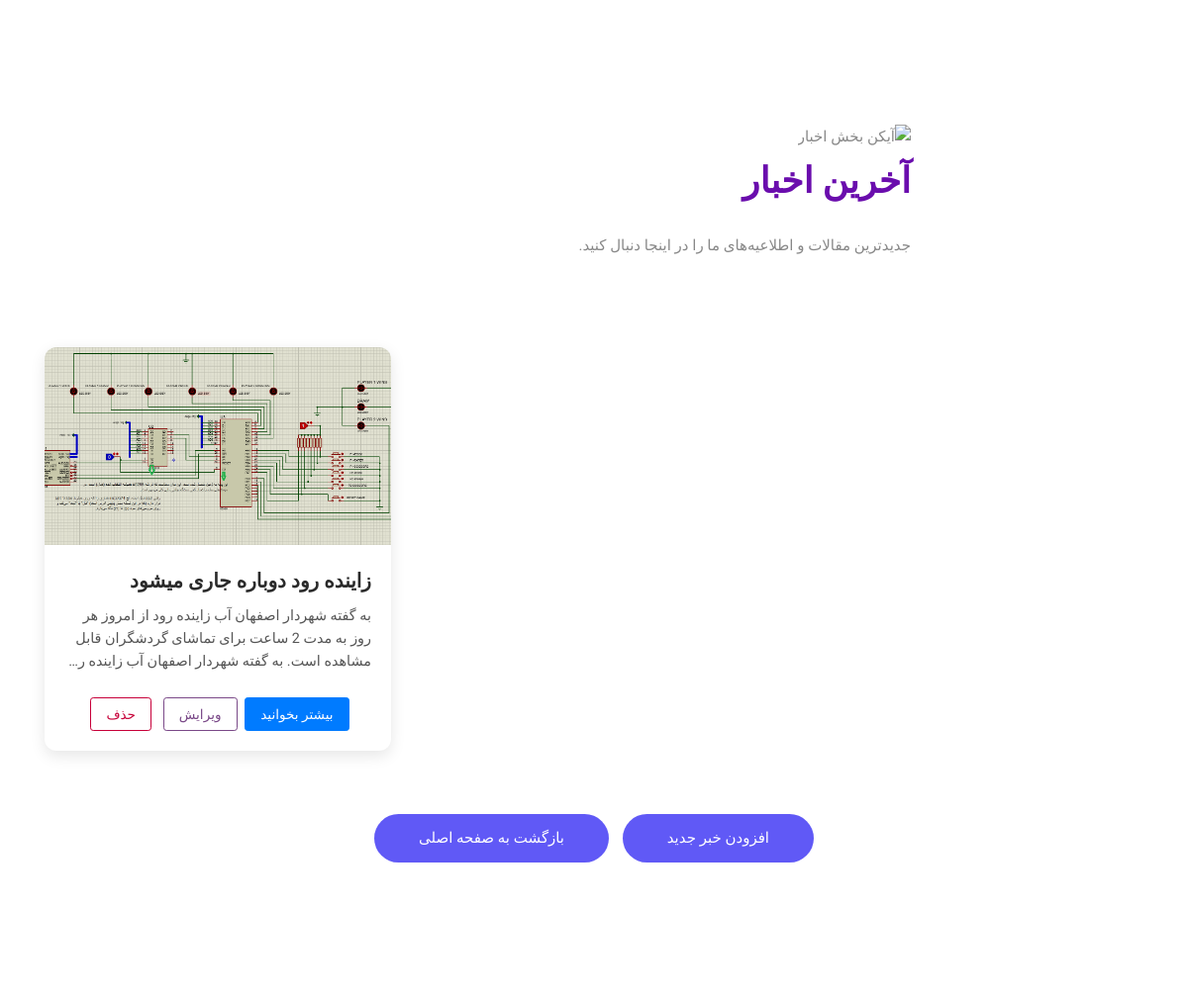
Before: /news/newspage/ (signed in, middle part) with the older database file.
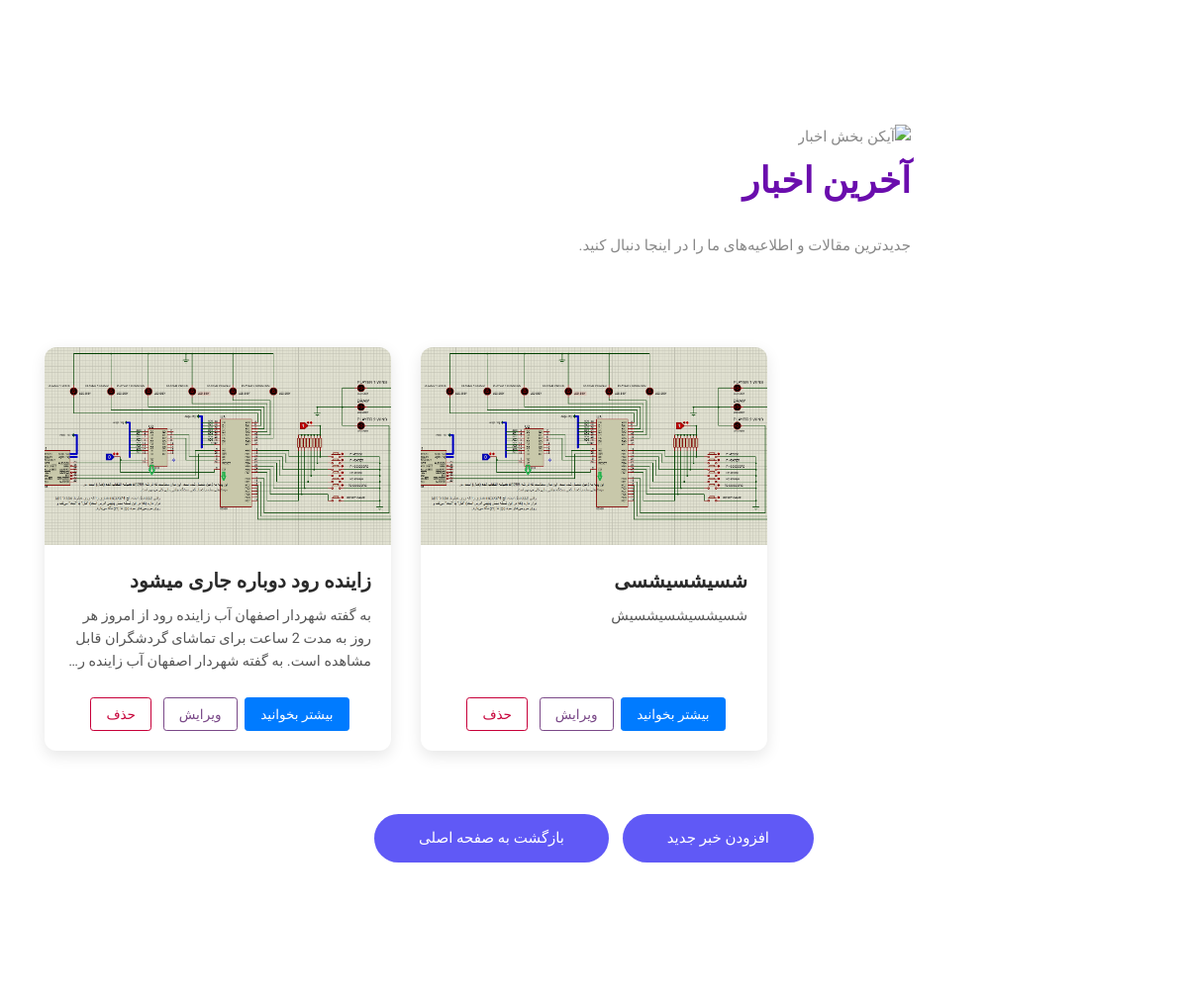
After: the same page with the newer database file.
### news/models.py (models this page shows, shortened)
class News(models.Model):
    title_news = models.CharField('Title', max_length=50, null=True, blank=True)
    description_news = models.TextField(null=True, blank=True)  # افزایش طول توصیف
    image_news = models.ImageField(upload_to='tourr/', null=True, blank=True)  # تغییر نام پوشه به news
    owner = models.ForeignKey(User, on_delete=models.CASCADE, null=True, related_name='user_news')  # ارتباط با مدل کاربر

### news/views.py (the view)
# urls.py: path('newspage/', views.news_list, name='news_list'),
@login_required
def news_list(request):
    news_items = News.objects.all()
    return render(request, 'safario/blog.html', {'news_items': news_items})

### tour/templates/safario/blog.html (shortened to what this page needs)
{% extends 'safario/base.html' %}
{% load static %}
{% block content %}
    <section class="section-margin news-card-section">
        <div class="container">
            <div class="section-intro text-center pb-90px">
                <img class="section-intro-img" src="{% static 'safario/img/home/section-icon.png' %}"
                     alt="آیکن بخش اخبار">
                <h2 class="page-header-title">آخرین اخبار</h2>
                <p>جدیدترین مقالات و اطلاعیه‌های ما را در اینجا دنبال کنید.</p>
            </div>
            <div class="row">
                {% for news_item in news_items %}
                    <div class="col-md-6 col-lg-4 mb-4">
                        <div class="news-card">
                            <div class="news-card-img-container">
                                {% if news_item.image_news %}
                                    <img src="{{ news_item.image_news.url }}" alt="{{ news_item.title_news }}">
                                {% else %}
                                    <img src="{% static 'safario/img/default_news_image.png' %}"
                                         alt="تصویر پیش‌فرض خبر">
                                {% endif %}
                            </div>
                            <div class="news-card-body">
                                <div>
                                    <h4>
                                        <a href="{% url 'news:news_detail' news_item.id %}">{{ news_item.title_news }}</a>
                                    </h4>
                                    <p class="news-description">{{ news_item.description_news|truncatewords:30 }}</p>
                                </div>
                                <div class="news-card-actions">
                                    <a href="{% url 'news:news_detail' news_item.id %}" class="btn btn-sm btn-primary">بیشتر
                                        بخوانید</a>
                                    {% if user.is_authenticated and user.email == "aminhosseini822003@gmail.com" %}
                                        <a href="{% url 'news:edit_news' news_item.id %}"
                                           class="btn btn-sm btn-outline-primary mx-1">ویرایش</a>
                                        <form action="{% url 'news:delete_news' news_item.id %}" method="POST"
                                              style="display:inline;">
                                            <button type="submit" class="btn btn-sm btn-outline-danger mx-1"
                                                    onclick="return confirm('آیا از حذف این خبر مطمئن هستید؟');">حذف
                                            </button>
                                        </form>
                                    {% endif %}
                                </div>
                            </div>
                        </div>
                    </div>
                {% empty %}
                    <div class="col-12">
                        <p class="text-center">در حال حاضر خبری برای نمایش موجود نیست.</p>
                    </div>
                {% endfor %}
            </div>
            <div class="text-center add-item-button-container">
                {% if user.is_authenticated and user.email == 'aminhosseini822003@gmail.com' %}
                    <a class="button" href="{% url 'news:addnews' %}">افزودن خبر جدید</a>
                {% endif %}
                <a class="button" href="{% url 'tour:main_page' %}" style="margin-right: 10px;">بازگشت به صفحه اصلی</a>
            </div>
        </div>
    </section>
{% endblock %}

Changed rows visible on the page:
added News: image_news (picture), title_news "شسیشسیشسی", description_news "شسیشسیشسیشسیش"
